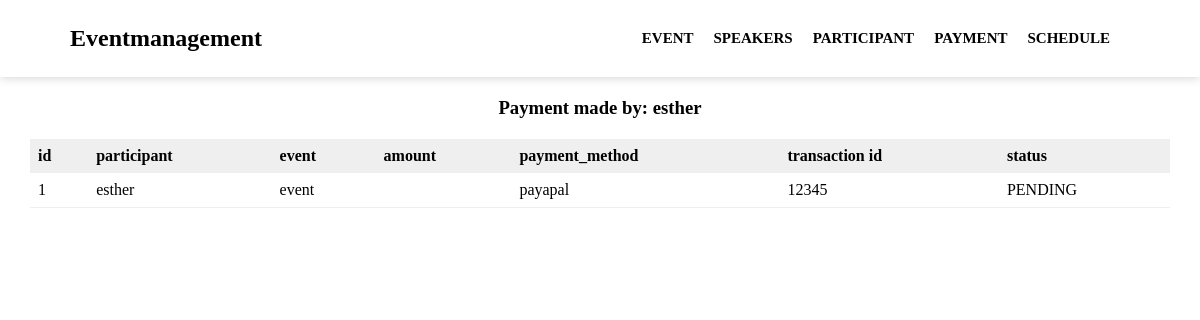
/payment/1/, run on the app's committed database.
### Paymentmethod/models.py (models this page shows, shortened)
class Payment(models.Model):
    participant = models.ForeignKey(Participant, on_delete=models.CASCADE)
    event = models.ForeignKey(Event, on_delete=models.CASCADE)
    payment_method = models.CharField(max_length=70)
    transaction_id = models.CharField(max_length=200)
    payment_status = models.CharField(
        max_length=10, choices=PAYMENT_STATUS, default='PENDING'
    )

### Participant/models.py (models this page shows)
class Participant(models.Model):
    name = models.CharField(max_length=200)
    email = models.EmailField()
    phoneNumber = models.IntegerField()
    events = models.ManyToManyField(Event)
    def __str__(self):
        return self.name

### Event/models.py (models this page shows)
class Event(models.Model):
    title=models.CharField(max_length=200)
    description= models.TextField(null=True,blank=True)
    startdate = models.DateTimeField()
    enddate = models.DateTimeField()
    location = models.CharField(max_length=200)
    category = models.ForeignKey(Category, on_delete=models.CASCADE)
    isfree = models.BooleanField()

### Paymentmethod/views.py (the view)
# urls.py: path('payment/<str:pk>/',views.singlepayment,name="single")
def singlepayment(request,pk):
   payment = Payment.objects.get(id=pk)
   context = {'payment':payment}
   return render(request,'singlepayment.html',context)

### templates/singlepayment.html (shortened to what this page needs)
<!DOCTYPE html>
<html lang="en">
  <head>
  </head>
  <body>
    <nav>
      <div class="logo"><h1>Eventmanagement</h1></div>
      <ul>
        <li><a href="/">Event</a></li>
        <li><a href="/speakers">speakers</a></li>
        <li><a href="/participant/">participant</a></li>
        <li><a href="/payment/">payment</a></li>
        <li><a href="">schedule</a></li>
      </ul>
    </nav>
    <h3 class="text-center">Payment made by: {{ payment.participant }}</h3>
    <div class="table-container">
      <table>
        <thead>
          <tr>
            <th>id</th>
            <th>participant</th>
            <th>event</th>
            <th>amount</th>
            <th>payment_method</th>
            <th>transaction id</th>
            <th>status</th>
          </tr>
        </thead>
        <tbody>
          <tr>
            <td>{{ payment.id }}</td>
            <td>{{ payment.participant }}</td>
            <td>{{ payment.event.title }}</td>
            <td>{{ payment.amount_paid}}</td>
            <td>{{ payment.payment_method}}</td>
            <td>{{ payment.transaction_id }}</td>
            <td>{{ payment.payment_status}}</td>
          </tr>
        </tbody>
      </table>
    </div>
  </body>
</html>

### templates/singlepayment.html (style rules this page uses)
* { padding: 0; margin: 0; box-sizing: border-box; }
a { text-decoration: none; }
nav { display: flex; align-items: center; justify-content: space-between; padding: 25px 70px; box-shadow: 0 0 10px rgba(0, 0, 0, 0.2); }
nav ul { display: flex; list-style-type: none; }
nav ul li { margin-right: 20px; text-transform: uppercase; font-weight: bold; font-size: 15px; }
nav ul li a { text-decoration: none; color: black; }
table { width: 100%; border-spacing: 0; border-collapse: collapse; }
table > thead > tr > th { text-align: left; padding: 0.5rem 0.5rem; background-color: #efefef; }
table > tbody > tr > td { padding: 0.5rem 0.5rem; border-bottom: 1px solid #efefef; white-space: nowrap; }
.table-container { padding: 20px 30px; }
.text-center { text-align: center; margin-top: 20px; }

### data on the page
Payment: participant "esther", id "1", event "event", payment_method "payapal", transaction_id "12345", payment_status "PENDING"
